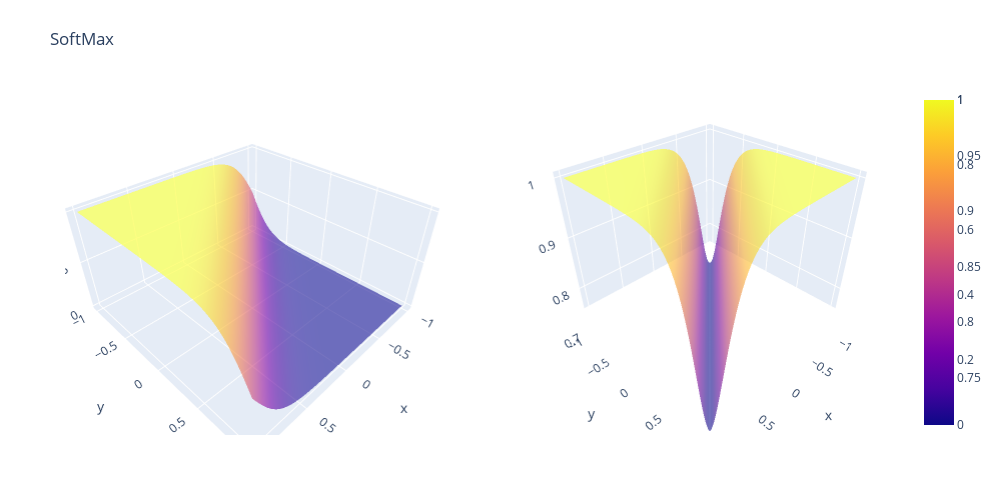

Notebook cell for this chart:
### Code cell
import plotly.graph_objects as go
from plotly.subplots import make_subplots

# Read data from a csv

z = resultant

z1 = samx
z2 = samy

x, y = sigmas[0],sigmas[1]

fig = make_subplots(
    rows=1, cols=2,
    specs=[[{'type': 'surface'}, {'type': 'surface'}]])

fig.add_trace(go.Surface(z=z1, x=x, y=y, opacity=0.6),#go.Surface(z=z2, x=x, y=y, opacity=0.6),
                1,1)
fig.add_trace(go.Surface(z=z, x=x, y=y, opacity=0.6),1,2)
# fig.update_traces(contours_z=dict(show=True, usecolormap=True,
#                                   highlightcolor="limegreen", project_z=True))
fig.update_layout(title='SoftMax', autosize=False,
                  width=1000, height=500,
                  margin=dict(l=65, r=50, b=65, t=90))
fig.show()

### Figure 1 — Plotly figure (JSON) as saved in the notebook; plotly's stock layout.template omitted (floating-point values rounded to 4 significant figures; data arrays with more than 128 entries replaced by an {"elided": "..."} marker saying what was removed)
{"data": [{"opacity": 0.6, "scene": "scene", "type": "surface", "x": {"elided": "100x100 float values"}, "y": {"elided": "100x100 float values"}, "z": {"elided": "100x100 float values"}}, {"opacity": 0.6, "scene": "scene2", "type": "surface", "x": {"elided": "100x100 float values"}, "y": {"elided": "100x100 float values"}, "z": {"elided": "100x100 float values"}}], "layout": {"autosize": false, "height": 500, "margin": {"b": 65, "l": 65, "r": 50, "t": 90}, "scene": {"domain": {"x": [0, 0.45], "y": [0, 1]}}, "scene2": {"domain": {"x": [0.55, 1], "y": [0, 1]}}, "title": {"text": "SoftMax"}, "width": 1000}}
